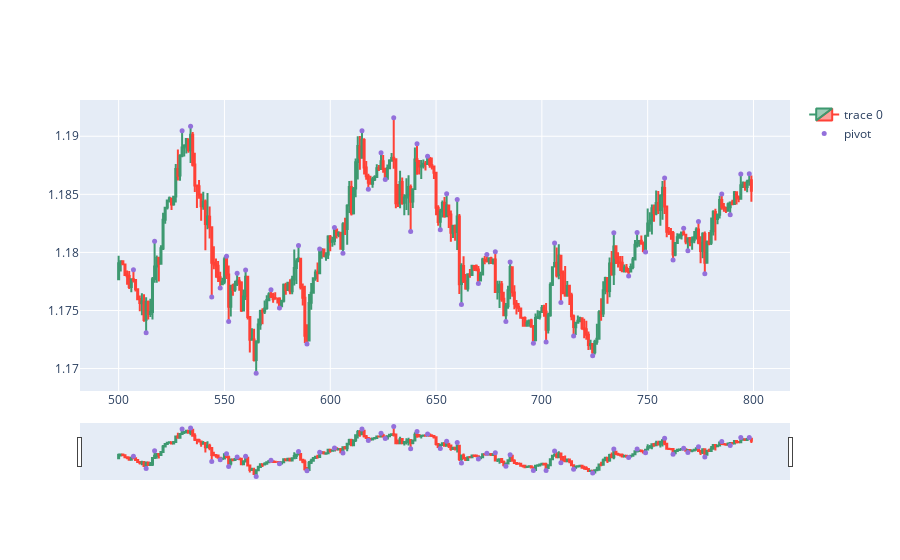

The notebook cell saved with this chart:
### Code cell
import plotly.graph_objects as go
from plotly.subplots import make_subplots
from datetime import datetime
dfpl = df[500:800]
fig = go.Figure(data=[go.Candlestick(x=dfpl.index,
                open=dfpl['Open'],
                high=dfpl['High'],
                low=dfpl['Low'],
                close=dfpl['Close'])])

fig.add_scatter(x=dfpl.index, y=dfpl['pointpos'], mode="markers",
                marker=dict(size=5, color="MediumPurple"),
                name="pivot")
#fig.update_layout(xaxis_rangeslider_visible=False)
fig.show()

### Figure 1 — Plotly figure (JSON) as saved in the notebook; plotly's stock layout.template omitted (floating-point values rounded to 4 significant figures; data arrays with more than 128 entries replaced by an {"elided": "..."} marker saying what was removed)
{"data": [{"close": {"elided": "300 float values"}, "high": {"elided": "300 float values"}, "low": {"elided": "300 float values"}, "open": {"elided": "300 float values"}, "type": "candlestick", "x": {"elided": "300 int values"}}, {"marker": {"color": "MediumPurple", "size": 5}, "mode": "markers", "name": "pivot", "type": "scatter", "x": {"elided": "300 int values"}, "y": {"elided": "300 float values"}}], "layout": {}}
